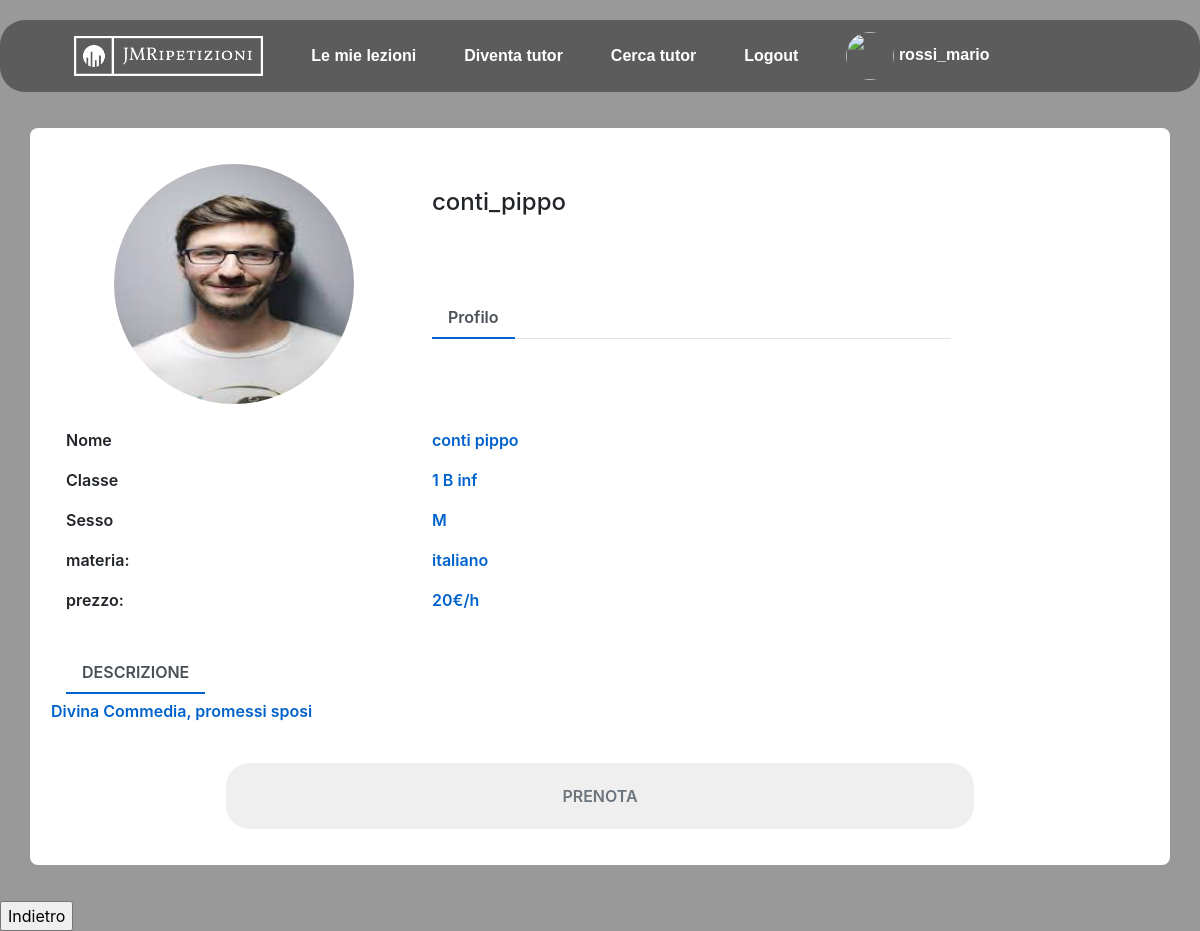
/Ricerca/visualizza.php?id=2&materia=italiano (signed in), run on the app's committed database.
### tables this page shows
CREATE TABLE `tutor` (
  `id_utente` int(11) NOT NULL,
  `valutazione` int(11) DEFAULT NULL,
  `numero_recensioni` int(11) DEFAULT NULL,
  `link_meet` varchar(1000) NOT NULL
);

CREATE TABLE `utente` (
  `id` int(11) NOT NULL,
  `nome_utente` varchar(50) NOT NULL,
  `email` varchar(50) NOT NULL,
  `password` varchar(50) NOT NULL,
  `immagine_profilo` varchar(1000) NOT NULL DEFAULT 'https://png.pngtree.com/png-vector/20190223/ourlarge/pngtree-profile-line-black-icon-png-image_691065.jpg',
  `anno` int(11) NOT NULL,
  `sezione` char(1) NOT NULL,
  `indirizzo` varchar(3) NOT NULL,
  `nome` varchar(50) NOT NULL,
  `cognome` varchar(50) NOT NULL,
  `numTelefono` varchar(15) DEFAULT NULL,
  `sesso` char(1) NOT NULL
);

CREATE TABLE `materie` (
  `id` int(11) NOT NULL,
  `materia` varchar(50) NOT NULL
);

CREATE TABLE `materiatutor` (
  `idtutor` int(11) NOT NULL,
  `idmaterie` int(11) NOT NULL,
  `descrizione` varchar(250) DEFAULT NULL,
  `prezzi_ora` int(2) NOT NULL
);

### Ricerca/visualizza.php (the view, shortened to what this page needs)
<!DOCTYPE html>
<html lang="en">
<head>
    <link href="//maxcdn.bootstrapcdn.com/bootstrap/4.1.1/css/bootstrap.min.css" rel="stylesheet" id="bootstrap-css">
    <link rel="stylesheet" href="../Stylesheets/style.css">
    <link rel="stylesheet" href="visualizzastyle.css">
</head>
<body>
<?php
    if (isset($_GET["id"])&& !empty(trim($_GET["id"]))) {
        require_once '../Database/config.php';
        include_once '../header/navbar.php';
        $sql="SELECT * FROM tutor INNER JOIN utente ON tutor.id_utente=utente.id INNER JOIN materiatutor ON tutor.id_utente=materiatutor.idtutor INNER JOIN materie ON materiatutor.idmaterie=materie.id WHERE utente.id=? AND materia=?";
        if($stmt = mysqli_prepare($link,$sql)){
            mysqli_stmt_bind_param($stmt, "is", $param_id, $param_materia);
            if(mysqli_stmt_execute($stmt)){
                $result = mysqli_stmt_get_result($stmt);
                $row = mysqli_fetch_array($result);
                ?>
                <div class="container emp-profile">
                    <div class="row">
                        <div class="col-md-4">
                            <div class="profile-img">
                                <img  class="logo" style="vertical-align: middle; width: 15em; height: 15em; border-radius: 50%;" src="<?php
                                    echo $row['immagine_profilo'];
                                ?>" style="width:250px;height:200px;" >
                            </div>
                        </div>
                        <div class="col-md-6">
                            <div class="profile-head">
                                <br>
                                <h4>
                                    <?php echo $row['nome_utente']?>
                                </h4>
                                <br><br><br>
                                <ul class="nav nav-tabs" id="myTab" role="tablist">
                                    <li class="nav-item">
                                        <a class="nav-link active" id="home-tab" data-toggle="tab" href="#home" role="tab"
                                            aria-controls="home" aria-selected="true">Profilo</a>
                                    </li>
                                </ul>
                            </div>
                        </div>
                    </div>
                    <div class="row">
                        <div class="col-md-8">
                            <div class="tab-content profile-tab" id="myTabContent">
                                <div class="tab-pane fade show active" id="home" role="tabpanel" aria-labelledby="home-tab">
                                    <br>
                                    <div class="row">
                                        <div class="col-md-6">
                                            <label>Nome</label>
                                        </div>
                                        <div class="col-md-6">
                                            <p><?php echo $row['nome']." ".$row['cognome']?></p>
                                        </div>
                                    </div>
                                    <div class="row">
                                        <div class="col-md-6">
                                            <label>Classe</label>
                                        </div>
                                        <div class="col-md-6">
                                            <p><?php echo $row['anno']. " ".$row['sezione']. " ".$row['indirizzo']?></p>
                                        </div>
                                    </div>
                                    <div class="row">
                                        <div class="col-md-6">
                                            <label>Sesso</label>
                                        </div>
                                        <div class="col-md-6">
                                            <p><?php echo $row['sesso']?></p>
                                        </div>
                                    </div>
                                    <div class="row">
                                        <div class="col-md-6">
                                            <label>materia:</label>
                                        </div>
                                        <div class="col-md-6">
                                            <p><?php echo $row['materia']?></p>
                                        </div>
                                    </div>
                                    <div class="row">
                                        <div class="col-md-6">
                                            <label>prezzo:</label>
                                        </div>
                                        <div class="col-md-6">
                                            <p><?php echo $row['prezzi_ora']."€/h"?></p>
                                        </div>
                                    </div>
                                    <?php
                                        if($row['descrizione']!=NULL){
                                            echo "<br>";
                                            echo "<div class='row'>";
                                                echo "<div class='col-md-2'>";
                                                    echo '<div class="profile-head">';
                                                        echo '<ul class="nav nav-tabs" id="myTab" role="tablist">';
                                                            echo '<li class="nav-item">';
                                                                echo '<a class="nav-link active" id="home-tab">DESCRIZIONE</a>';
                                                            echo '</li>';
                                                        echo '</ul>';
                                                    echo '</div>';
                                                echo '</div>';
                                            echo '</div>';
                                            echo '<div class="row">';
                                                    echo "<p>".$row['descrizione']."</p>";
                                            echo '</div>';
                                        }
                                    ?>
                                </div>
                            </div>
                        </div>
                    </div>
                    <br>
                    <form action="prenota.php" action="post">
                        <center><input type="submit" value="PRENOTA" class="profile-edit-btn" id="editPwd" value="Edit Password"></center>
                    </form>
                </div>
            <?php
            }else{
                header("location: error.php");
                exit();
            }
        }
    }else{
        if (empty(trim($_GET["id"]))) {
           header("location: error.php");
           exit();
        }
    }
?>
    <form action="ricerca.php">
        <input type="submit" value="Indietro">
    </form>
</body>
</html>

### Stylesheets/style.css (style rules this page uses)
body { height: 100vh; margin: 0; background-color: rgba(0, 0, 0, 0.4); background-repeat: no-repeat; background-attachment: fixed; background-position: center; display: flex; flex-flow:column; justify-content: flex-start; }
a { color: white; text-decoration: none; font-weight: bold; }
.logo { width:100%; height:40px; }

### Ricerca/visualizzastyle.css (style rules this page uses)
.emp-profile { padding: 3%; margin-top: 3%; margin-bottom: 3%; border-radius: 0.5rem; background: #fff; }
.profile-img { text-align: center; }
.profile-img img { width: 70%; height: 100%; }
.profile-edit-btn { border: none; border-radius: 1.5rem; width: 70%; padding: 2%; font-weight: 600; color: #6c757d; }
.profile-head .nav-tabs { margin-bottom:5%; }
.profile-head .nav-tabs .nav-link { font-weight:600; border: none; }
.profile-head .nav-tabs .nav-link.active { border: none; border-bottom:2px solid #0062cc; }
.profile-tab label { font-weight: 600; }
.profile-tab p { font-weight: 600; color: #0062cc; }

### data on the page
tutor: id_utente.immagine_profilo (picture), id_utente.nome_utente "conti_pippo", id_utente.nome "conti", id_utente.cognome "pippo", id_utente.anno "1", id_utente.sezione "B", id_utente.indirizzo "inf", id_utente.sesso "M", materie.materia "italiano", materiatutor.prezzi_ora "20", materiatutor.descrizione "Divina Commedia, promessi sposi"

### other printed values
$_SESSION['uname'] "rossi_mario"
